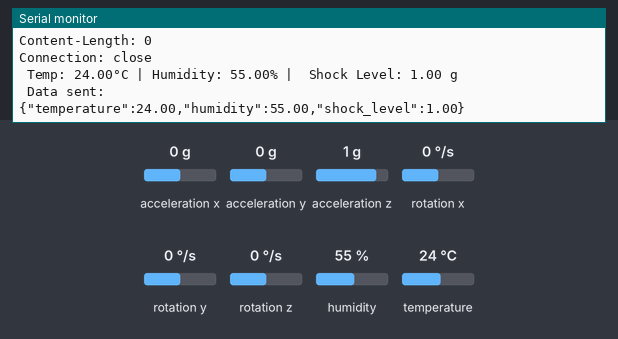
This sketch was run on a simulated ESP32. On the bench: the last lines printed to the serial monitor. The test bench sets the inputs (shaded band); at power-on: acceleration x 0 g, humidity 55 %, acceleration y 0 g, temperature 24 °C, acceleration z 1 g, rotation x 0 °/s, rotation y 0 °/s, rotation z 0 °/s. WiFi joins after 1.5 s; servers stay silent unless stated; uploads are accepted with an empty reply.

Above: at 8.9 s.
9.0 s: acceleration x set to -1.4 g
At 13.14 s:
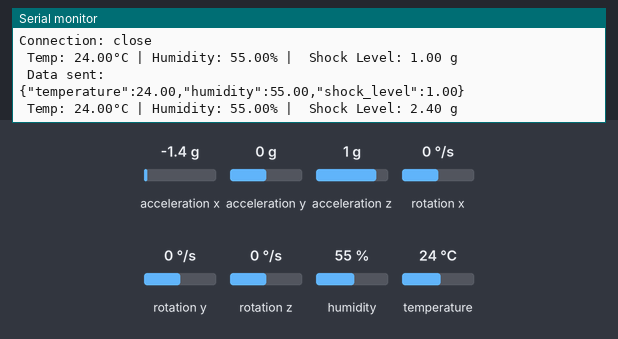
14.2 s: humidity set to 22 %
At 19.2 s:
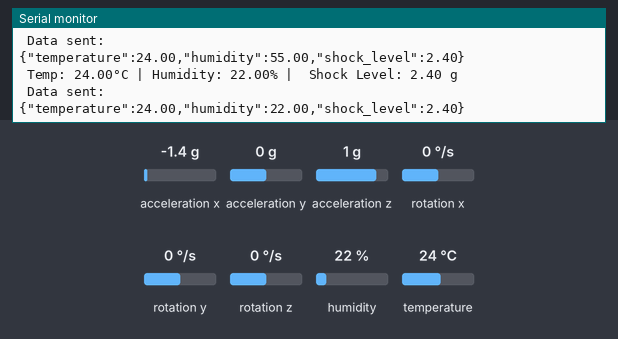
19.4 s: acceleration y set to -1.4 g
At 24.4 s:
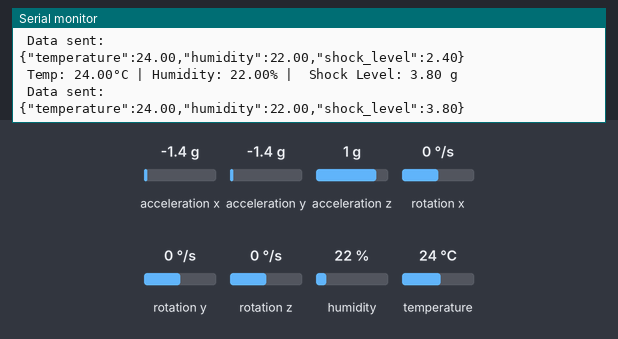
24.6 s: temperature set to 12 °C
At 29.2 s:
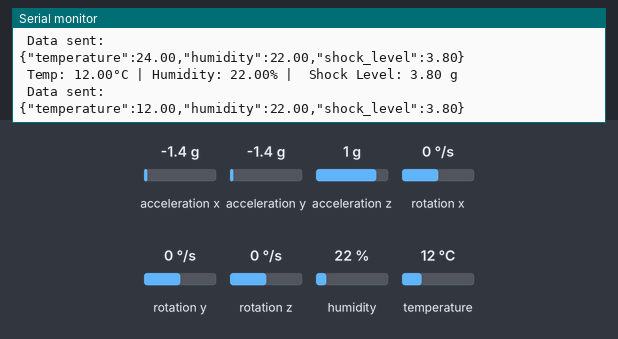
29.8 s: acceleration z set to -1.4 g
At 34.7 s:
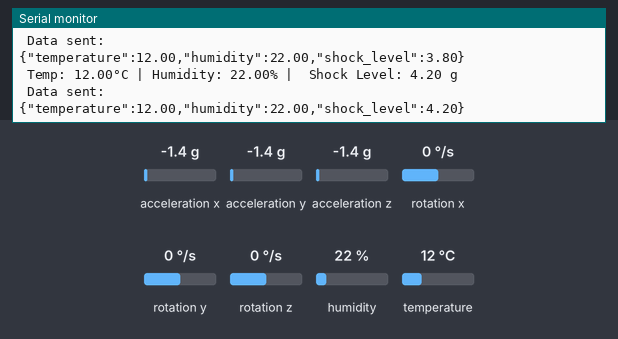
35.0 s: humidity set to 40 %
At 40.1 s:
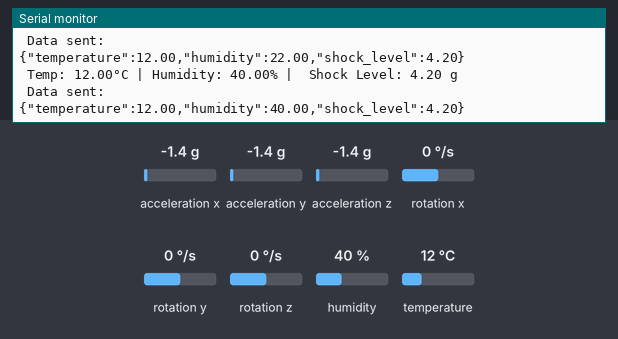
Timing chart, 0 to 41.2 s (numbered marks = the images above; inputs shaded):
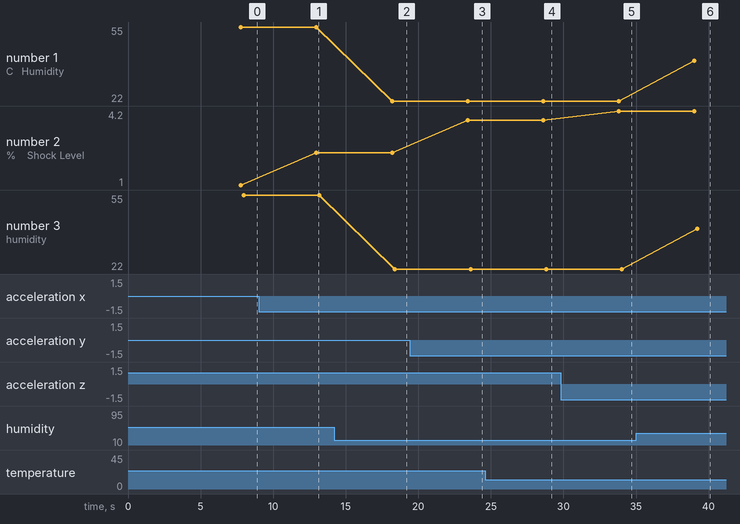

Measured:
- after the input at 9.0 s, the serial monitor: prints a new line after 4.0 s (image 1)
- after the input at 14.2 s, the serial monitor: prints a new line after 4.0 s (image 2)
- after the input at 19.4 s, the serial monitor: prints a new line after 4.0 s (image 3)
- after the input at 24.6 s, the serial monitor: prints a new line after 4.0 s (image 4)
- after the input at 29.8 s, the serial monitor: prints a new line after 4.0 s (image 5)
- after the input at 35.0 s, the serial monitor: prints a new line after 4.0 s (image 6)
- plotted number 1: 55 → 22 after the input at 14.2 s, 22 → 40 after the input at 35.0 s
- plotted number 2: 1 → 2.4 after the input at 9.0 s, 2.4 → 3.8 after the input at 19.4 s, 3.8 → 4.2 after the input at 29.8 s

The sketch:

perfectcode.ino
```cpp
#include <WiFi.h>
#include <DHT.h>
#include <Wire.h>
#include "MPU6050_tockn.h"

// === Wi-Fi Credentials ===
const char* ssid = "iQOO Neo9 Pro";     // Replace with your Wi-Fi name
const char* password = "12345678";      // Replace with your Wi-Fi password

// === DHT22 Sensor Setup ===
#define DHTPIN 18         // GPIO pin connected to DHT22
#define DHTTYPE DHT22
DHT dht(DHTPIN, DHTTYPE);

// === MPU6050 Sensor Setup ===
TwoWire I2Cone = TwoWire(0);
MPU6050 mpu(I2Cone);


const char* server = "192.168.110.177";
const int port = 8000;
const char* endpoint = "/api/v1/sensor-data";

WiFiClient client;


float calculateShockLevel() {
  mpu.update();
  float ax = abs(mpu.getAccX());
  float ay = abs(mpu.getAccY());
  float az = abs(mpu.getAccZ());
  return ax + ay + az;
}


String buildJsonPayload(float temperature, float humidity, float shock_level) {
  return String("{\"temperature\":") +
         String(temperature, 2) + "," +
         "\"humidity\":" + String(humidity, 2) + "," +
         "\"shock_level\":" + String(shock_level, 2) +
         "}";
}


void testConnection() {
  Serial.println("📡 Testing connection to backend...");

  if (client.connect(server, port)) {
    Serial.println(" Connected to server!");
    client.print(String("GET / HTTP/1.1\r\n") +
                 "Host: " + String(server) + "\r\n" +
                 "Connection: close\r\n\r\n");
    delay(1000);

    while (client.available()) {
      String line = client.readStringUntil('\r');
      Serial.print(line);
    }

    client.stop();
  } else {
    Serial.println(" Failed to connect to server!");
  }
}


void setup() {
  Serial.begin(115200);
  delay(1000);


  dht.begin();


  I2Cone.begin(21, 22, 400000);
  mpu.begin();
  mpu.calcGyroOffsets(true);
  Serial.println("MPU6050 initialized");


  Serial.print(" Connecting to WiFi: ");
  Serial.println(ssid);
  WiFi.begin(ssid, password);

  int retries = 0;
  while (WiFi.status() != WL_CONNECTED && retries < 20) {
    delay(500);
    Serial.print(".");
    retries++;
  }

  if (WiFi.status() == WL_CONNECTED) {
    Serial.println("\nWiFi connected");
    Serial.print(" IP Address: ");
    Serial.println(WiFi.localIP());
  } else {
    Serial.println("\n WiFi connection failed!");
    return;
  }

  testConnection();
}


void loop() {
  float humidity = dht.readHumidity();
  float temperature = dht.readTemperature();

  if (isnan(humidity) || isnan(temperature)) {
    Serial.println("Failed to read from DHT sensor!");
    delay(5000);
    return;
  }

  float shock_level = calculateShockLevel();

  // Log to serial
  Serial.printf(" Temp: %.2f°C | Humidity: %.2f%% |  Shock Level: %.2f g\n",
                temperature, humidity, shock_level);


  String jsonPayload = buildJsonPayload(temperature, humidity, shock_level);


  if (client.connect(server, port)) {
    client.print(String("POST ") + endpoint + " HTTP/1.1\r\n" +
                 "Host: " + server + "\r\n" +
                 "Content-Type: application/json\r\n" +
                 "Content-Length: " + jsonPayload.length() + "\r\n\r\n" +
                 jsonPayload);

    Serial.println(" Data sent:");
    Serial.println(jsonPayload);
    client.stop();
  } else {
    Serial.println(" Failed to connect to backend server!");
  }

  delay(5000);
}
```
